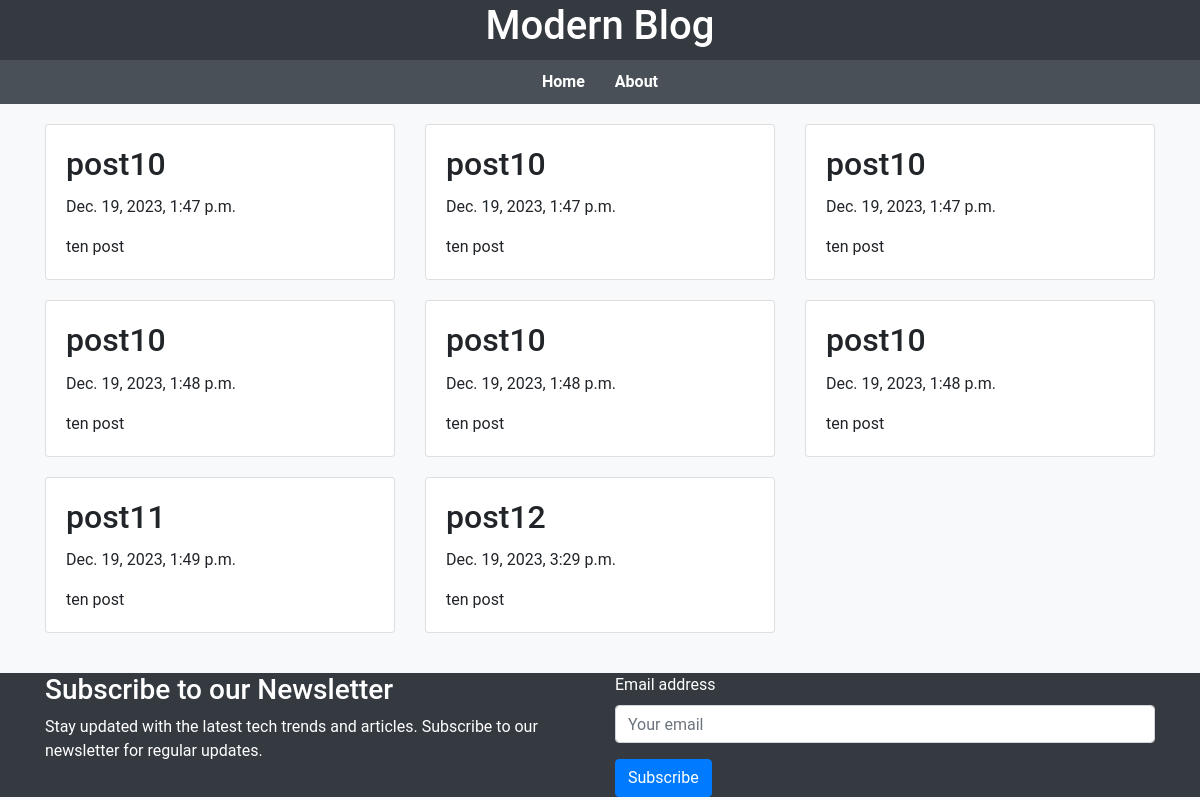
/home/, run on the app's committed database.
### post/models.py (models this page shows)
class Post(models.Model):
    title = models.CharField(max_length=100, null=True, blank=True)
    description = models.CharField(max_length=500, null=True, blank=True)
    created_at = models.DateTimeField(auto_now_add=True, null=True, blank=True)
    class Meta:
        db_table = "Post"

### post/views.py (the view)
# urls.py: path('home/', home, name='home'),
def home(request):
    posts = Post.objects.all()
    return render(request, 'home.html', {'posts': posts})

### templates/home.html (shortened to what this page needs)
<!DOCTYPE html>
<html lang="en">
<head>
  <link rel="stylesheet" href="https://stackpath.bootstrapcdn.com/bootstrap/4.5.2/css/bootstrap.min.css">
</head>
<body>
  <header>
    <h1 class="text-center">Modern Blog</h1>
  </header>
  <nav>
    <a href="{% url 'home' %}">Home</a>
    <a href="{% url 'about' %}">About</a>
  </nav>
  <main>
    <div class="container">
      <div class="row">
      {% for post in posts %}
        <div class="col-md-4">
          <div class="card">
            <div class="card-body">
              <h2 class="card-title">{{post.title}}</h2>
              <p>{{post.created_at}}</p>
              <p class="card-text">{{post.description}}</p>
            </div>
          </div>
        </div>
        {% endfor %}
      </div>
    </div>
  </main>
  <footer>
    <div class="container">
      <div class="row">
        <div class="col-md-6">
          <h3>Subscribe to our Newsletter</h3>
          <p>Stay updated with the latest tech trends and articles. Subscribe to our newsletter for regular updates.</p>
        </div>
        <div class="col-md-6">
          <form id="newsletter-form" method="post" action="/newsletter/" onsubmit="myFunction(); return false;">
            <div class="form-group">
              <label for="emails">Email address</label>
              <input type="emails" class="form-control" id="emails" name="email" placeholder="Your email">
            </div>
            <button type="submit" class="btn btn-primary" onclick='document.getElementById("newsletter-form").innerHTML="Message Saved"'>Subscribe</button>
          </form>
        </div>
      </div>
    </div>
  </footer>
</body>
</html>

### templates/home.html (style rules this page uses)
body { font-family: 'Roboto', sans-serif; background-color: #f8f9fa; }
header { background-color: #343a40; color: #fff; padding: 2px 0; }
footer { background-color: #343a40; color: #fff; }
nav { display: flex; justify-content: center; background-color: #495057; padding: 10px; }
nav a { color: #fff; text-decoration: none; margin: 0 15px; font-weight: bold; }
main { padding: 20px; }
.card { margin-bottom: 20px; transition: transform 0.3s ease; }

### data on the page
Post: title "post10", created_at "Dec. 19, 2023, 1:47 p.m.", description "ten post"
Post: title "post10", created_at "Dec. 19, 2023, 1:47 p.m.", description "ten post"
Post: title "post10", created_at "Dec. 19, 2023, 1:47 p.m.", description "ten post"
Post: title "post10", created_at "Dec. 19, 2023, 1:48 p.m.", description "ten post"
Post: title "post10", created_at "Dec. 19, 2023, 1:48 p.m.", description "ten post"
Post: title "post10", created_at "Dec. 19, 2023, 1:48 p.m.", description "ten post"
Post: title "post11", created_at "Dec. 19, 2023, 1:49 p.m.", description "ten post"
Post: title "post12", created_at "Dec. 19, 2023, 3:29 p.m.", description "ten post"
